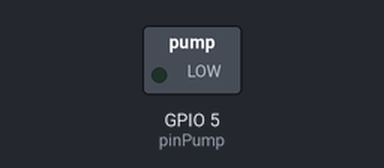
Simulated run of this program. Board: ESP8266 (NodeMCU). On the bench: switched loads named in the program (green lamp = pin HIGH). WiFi joins after 1.5 s; servers stay silent unless stated; what the program prints to the serial monitor is not drawn.

Above: at 0.1 s.
At 1.6 s:
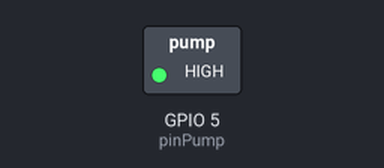
Timing chart, 0 to 15.0 s (numbered marks = the images above):
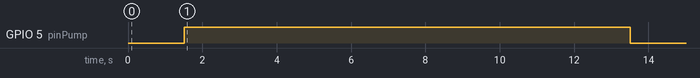

Measured:
- by itself, GPIO 5 (pinPump): LOW → HIGH at 1.5 s, → LOW 12.0 s later

The program:

main.cpp
```cpp
/*
  To upload through terminal you can use: curl -F "image=@firmware.bin" esp8266-webupdate.local/update
*/

#include <ESP8266WiFi.h>
#include <WiFiClient.h>
#include <ESP8266WebServer.h>
#include <ESP8266mDNS.h>
#include <ESP8266HTTPUpdateServer.h>
#include <WiFiUDP.h>
#define pinPump 5
#define pinSendor 4
bool wateringBool = true;
WiFiUDP Udp;
int DelayWoterPomp = 12000;
const char *host = "esp";
char incomingPacket[255];                             // buffer for incoming packets
char replyPacket[] = "Hi there! Got the message :-)"; // a reply string to send back
int delayWatering = 1.5 * 1000 * 60 * 60;
long int timerWatering = 0;
ESP8266WebServer httpServer(80);
ESP8266HTTPUpdateServer httpUpdater;
void watering()
{
  digitalWrite(pinPump, 1);
  delay(DelayWoterPomp);
  digitalWrite(pinPump, 0);
}
void parser()
{

  byte numOrder[10];
  int count = 0;
  char *pointer = incomingPacket;
  while (true)
  {
    numOrder[count++] = atoi(pointer);
    pointer = strchr(pointer, ':');

    if (pointer)
      pointer++;
    else
      break;
  }
  delayWatering = numOrder[0] * 1000 * 60 * 60;
  DelayWoterPomp = numOrder[1];
  Serial.println(numOrder[0]);
  Serial.println(numOrder[1]);
}
void setup(void)
{
  pinMode(pinPump, OUTPUT);
  pinMode(pinSendor, INPUT_PULLUP);
  WiFi.mode(WIFI_AP_STA);
  Serial.begin(115200);
  WiFi.begin("keenetic lite", "ananas20");
  WiFi.softAP("water", "12345678");

  Serial.print("Connecting"); //  "Подключение"
  while (WiFi.status() != WL_CONNECTED)
  {
    delay(500);
    Serial.print(".");
  }
  Serial.println();

  Serial.print("Connected, IP address: ");
  //  "Подключились, IP-адрес: "
  Serial.println(WiFi.localIP());
  MDNS.begin(host);

  httpUpdater.setup(&httpServer);
  httpServer.begin();

  MDNS.addService("http", "tcp", 80);
  Serial.printf("HTTPUpdateServer ready! Open http://%s.local/update in your browser\n", host);
  Udp.beginMulticast(WiFi.localIP(), IPAddress(226, 1, 1, 1), 4096);
  Serial.println("\n connected udp multicast");
}

void loop(void)
{
  int packetSize = Udp.parsePacket();
  if (packetSize)
  {
    // receive incoming UDP packets
    Serial.printf("Received %d bytes from %s, port %d\n", packetSize, Udp.remoteIP().toString().c_str(), Udp.remotePort());
    int len = Udp.read(incomingPacket, 255);
    if (len > 0)
    {
      incomingPacket[len] = '\0';
    }
    Serial.println("UDP packet contents: %s\n");
    Serial.println(incomingPacket);
    parser();
  }
  if (millis() - timerWatering >= delayWatering || millis() <= DelayWoterPomp)
  {
    timerWatering = millis();
    watering();
    wateringBool = true;
  }
  /*
  if (wateringBool)
  {
    digitalWrite(pinPump, HIGH);
    if (!digitalRead(pinSendor))
    {
      wateringBool = false;
      digitalWrite(pinPump, LOW);
    }
  }
  */
  httpServer.handleClient();
  MDNS.update();
}
```
